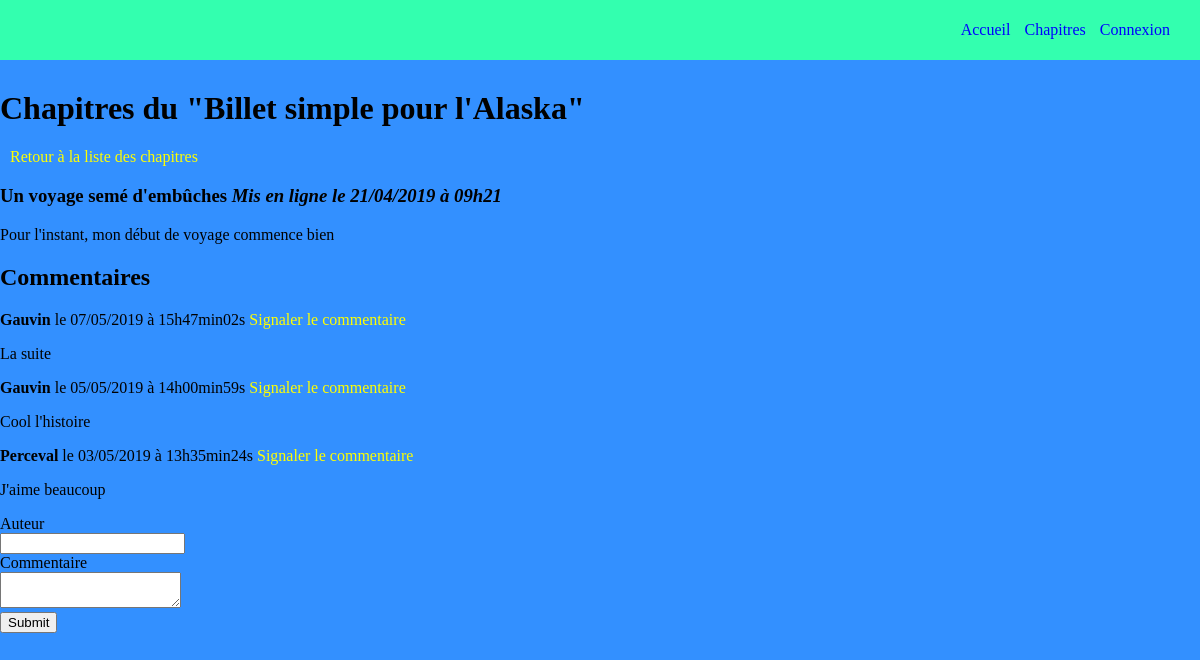
Page /index.php?action=post&id=2 on the committed database.
### tables this page shows
CREATE TABLE IF NOT EXISTS `post` (
  `id` int(11) NOT NULL AUTO_INCREMENT,
  `FK_admin` int(11) NOT NULL,
  `title` varchar(255) NOT NULL,
  `content` text NOT NULL,
  `state` tinyint(1) NOT NULL DEFAULT '1',
  `date_hours` datetime NOT NULL,
  PRIMARY KEY (`id`),
  KEY `FK_admin` (`id`)
);

CREATE TABLE IF NOT EXISTS `comments` (
  `id` int(11) NOT NULL AUTO_INCREMENT,
  `author` varchar(255) NOT NULL,
  `comment` text NOT NULL,
  `report` tinyint(1) NOT NULL DEFAULT '0',
  `date_comment` datetime NOT NULL,
  `FK_post` int(11) NOT NULL,
  PRIMARY KEY (`id`)
);

### controller/Comment_frontend.php (called while the page is built, shortened)
<?php
require_once('model/CommentConnexion.php');
class CommentController
	{
	public function listComment()
	{
		$postManager = new \OpenClassrooms\projetopenclassroom\model\ChapterConnexion();
		$commentManager = new \OpenClassrooms\projetopenclassroom\model\CommentConnexion();
		$post = $postManager->getPost($_GET['id']);
		$comments = $commentManager->getComments($_GET['id']);
		require('view/Chapter.php');
	}
}

### model/ChapterConnexion.php (called while the page is built, shortened)
<?php
class ChapterConnexion extends Connexion
{
	public function getPost($postId)
	{
		$db = $this->dbConnect();
		$req = $db->prepare('SELECT id, title, content, DATE_FORMAT(date_hours, \'%d/%m/%Y à %Hh%i\') AS date_fr FROM post WHERE id = ?');
		$req->execute(array($postId));
		$post = $req->fetch();
		return $post;
	}
}

### model/CommentConnexion.php (called while the page is built, shortened)
<?php
class CommentConnexion extends Connexion
{
	public function getComments($postId)
	{
		$db = $this->dbConnect();
		$comments = $db->prepare('SELECT id, author, comment, DATE_FORMAT(date_comment, \'%d/%m/%Y à %Hh%imin%ss\') AS date_comment_fr FROM comments WHERE FK_post = ? AND report = FALSE ORDER BY date_comment DESC');
		$comments->execute(array($postId));
		return $comments;
	}
}

### view/Chapter.php (the view, shortened to what this page needs)
<?php require('header.php'); ?>
<h1> Chapitres du "Billet simple pour l'Alaska" </h1>
<p class="prev_page"><a href="index.php"> Retour à la liste des chapitres</a></p>
<div class="chapter">
	<h3>
		<?= htmlspecialchars($post['title']) ?>
		<em> Mis en ligne le <?= $post['date_fr'] ?></em>
	</h3>
	<p>
		<?= nl2br($post['content']) ?>
	</p>
</div>
<div class ="commentaires">
<h2>Commentaires</h2>
<?php
while ($comment = $comments->fetch())
{
?>
	<p><strong><?= htmlspecialchars($comment['author']) ?></strong> le <?= $comment['date_comment_fr'] ?> <a href="index.php?action=signalComment&amp;id=<?= $_GET['id'] ?>"> Signaler le commentaire</a>
	<p><?= nl2br(htmlspecialchars($comment['comment'])) ?></p>
<?php
}
?>
<form action="index.php?action=addComment&amp;id=<?= $post['id'] ?>" method="post">
	<div>
		<label for="author"> Auteur</label><br />
		<input type="text" id="author" name="author" />
	</div>
	<div>
		<label for="comment">Commentaire</label><br />
		<textarea id="comment" name="comment"></textarea>
	</div>
	<div>
		<input type="submit" />
	</div>
</form>
</div>
<?php require('template.php'); ?>

### public/css/style.css (style rules this page uses)
body { background-color: #3390FF; padding: 0; margin: 0; text-decoration: none; }
a { text-decoration: none; color: yellow; }
.prev_page { margin-left: 10px; }

### rows in the picture
post: title "Un voyage semé d'embûches", content "Pour l'instant, mon début de voyage commence bien"
comments: author "Gauvin", date_comment_fr "07/05/2019 à 15h47min02s", comment "La suite"
comments: author "Gauvin", date_comment_fr "05/05/2019 à 14h00min59s", comment "Cool l'histoire"
comments: author "Perceval", date_comment_fr "03/05/2019 à 13h35min24s", comment "J'aime beaucoup"

### other values in the picture
$post['date_fr'] "21/04/2019 à 09h21"
